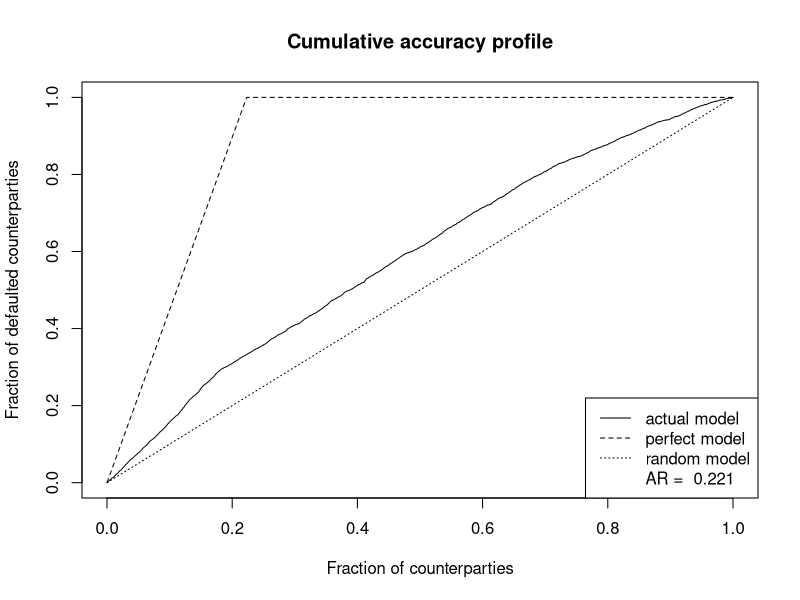
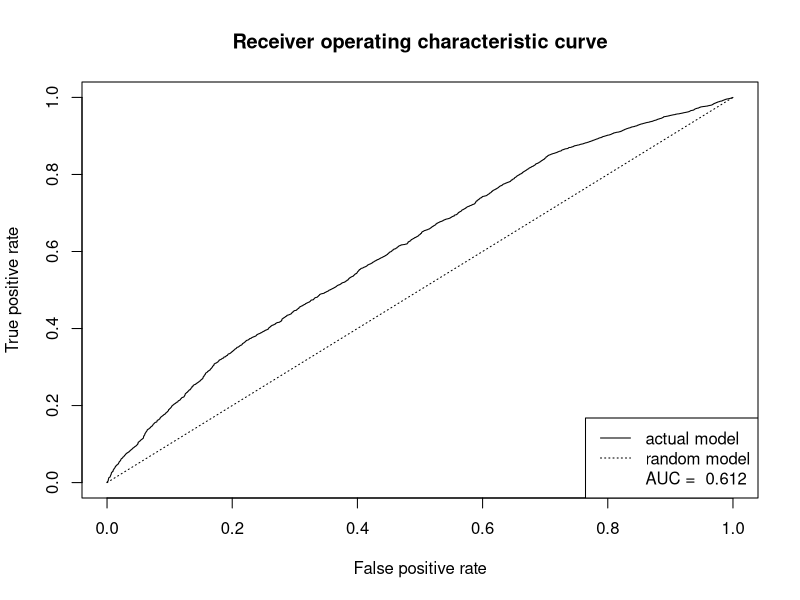
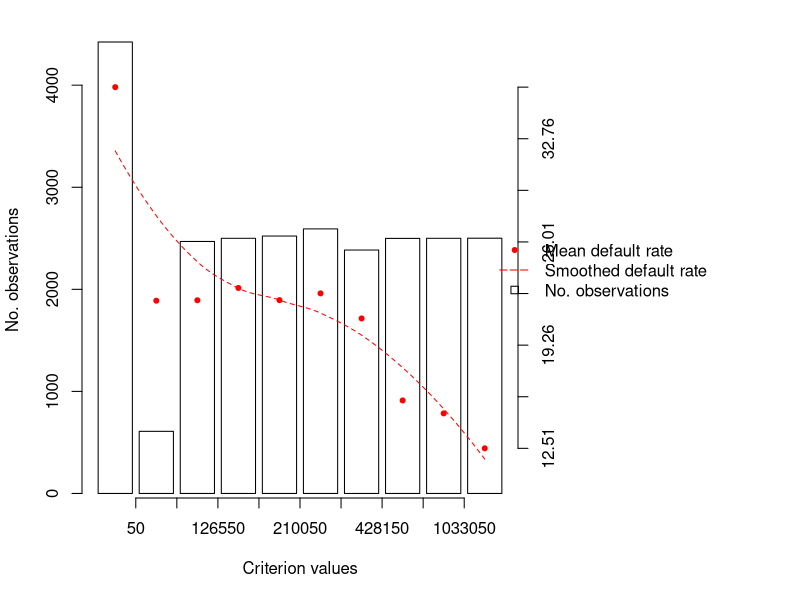
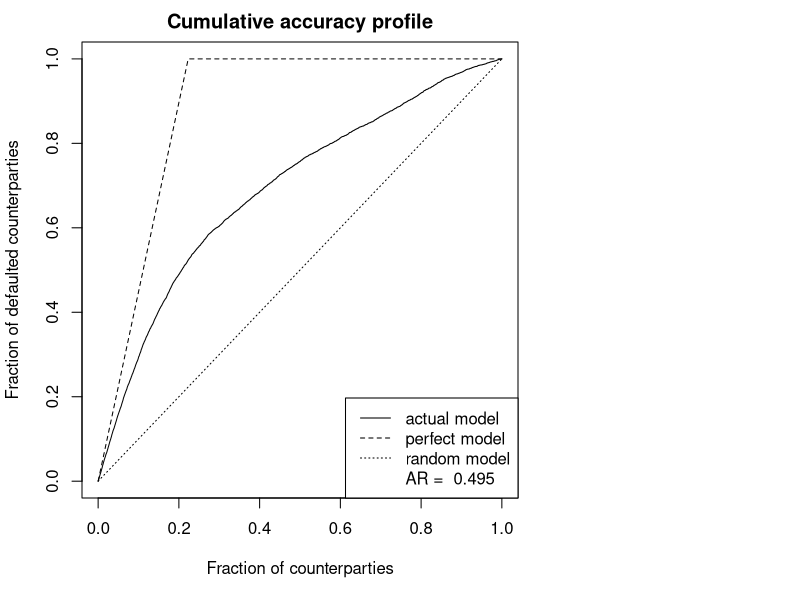
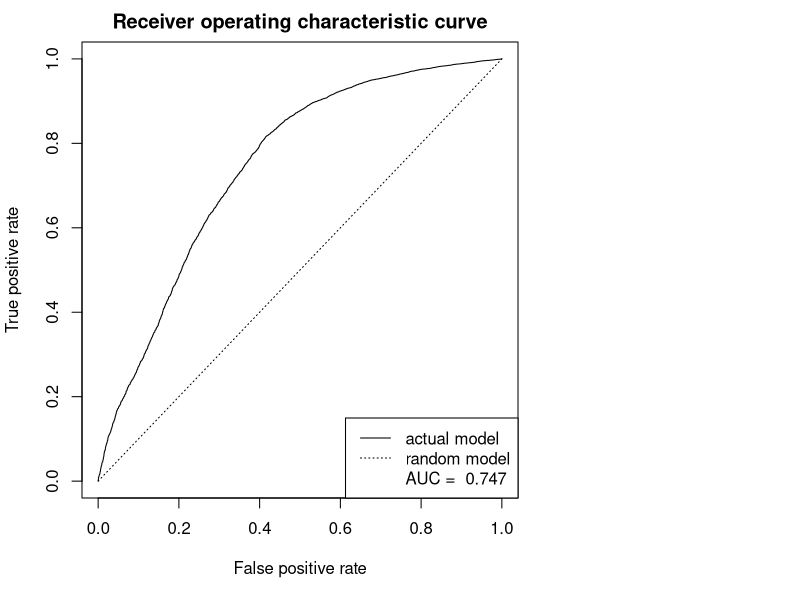
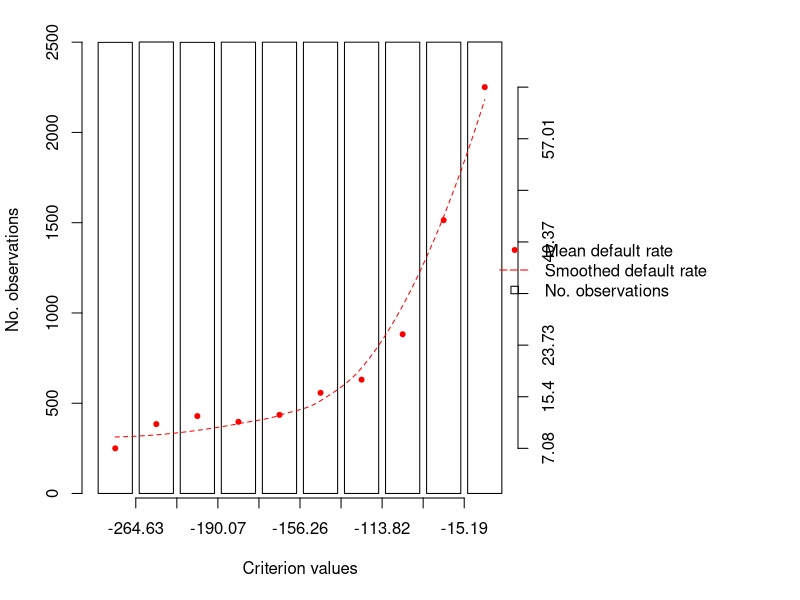

These figures' R source, in order:
setwd("E:/1TB_disk/Dane/Projekty/R_projects/AGH/AGH_walidacja_modeli")
library(zoo)

# read data
trainingData <- read.csv("training_data.csv", row.names = 1)
testData <- read.csv("test_data.csv", row.names = 1)

# linear and log transform functions for plots
lTransform <- function (x,mnEDF,mxEDF,mBIN) 0.1*mBIN + (x-mnEDF)/(mxEDF-mnEDF) * 0.8*mBIN
logTransform <- function (x,mnEDF,mxEDF,mBIN) 0.1*mBIN + log(1+x-mnEDF,5)/log(1+mxEDF-mnEDF,5) * 0.8*mBIN

# Smoothing function
GetLoess <- function(agg,avg,alpha=1,impose_monotonicity=FALSE) {
  x <- 1:length(agg[,"r_bin"])
  if (impose_monotonicity) {y <- rev(forceMonotonicity(rev(as.numeric(agg[,"defaultIndicator"][,"avg"]))))}
  else {y <- as.numeric(agg[,"defaultIndicator"][,"avg"])}
  result <- c(sapply(predict(loess(y~x,span=alpha)),function(x) x),rep(NA,max(agg[,"r_bin"])-length(x)))
  return(result)
}

# plots cumulative accuracy profile
CAP <- function(var, data=trainingData, defaultIndicator = "DEFAULT_PAYMENT_NEXT_MONTH") {
  data[,defaultIndicator] <- as.numeric(data[,defaultIndicator])
  data[,var] <- as.numeric(data[,var])
  
  n <- nrow(data)
  n_d <- sum(data[,defaultIndicator])
  data <- data[order(data[,var]), c(var,defaultIndicator)]
  if (mean(cumsum(data[,defaultIndicator])/n_d)<0.5) {data[,"CAP"] <- cumsum(data[rev(rownames(data)),defaultIndicator])/n_d
  } else {data[,"CAP"] <- cumsum(data[,defaultIndicator])/n_d}
  data[,"FRACTION_CTP"] <- 1:n/n
  data[,"RANDOM_MODEL"] <- data[,"FRACTION_CTP"]
  data[,"PERFECT_MODEL"] <- c(1:n_d , rep(n_d, n-n_d))/n_d
  
  plot(x=data[,"FRACTION_CTP"], y=data[,"CAP"], type="l",xlab="Fraction of counterparties", ylab="Fraction of defaulted counterparties", main="Cumulative accuracy profile" )
  lines(x=data[,"FRACTION_CTP"], y=data[,"RANDOM_MODEL"],lty=3)
  lines(x=data[,"FRACTION_CTP"], y=data[,"PERFECT_MODEL"],lty=2)
  legend("bottomright", lty=c(1,2,3,NA), legend=c("actual model","perfect model", "random model", 
                                                  paste("AR = ",round((mean(data[,"CAP"])-mean(data[,"RANDOM_MODEL"]))/(mean(data[,"PERFECT_MODEL"])-mean(data[,"RANDOM_MODEL"])),3))))
}

# plots receiver operating characteristics curve
ROC <- function(var, data=trainingData, defaultIndicator = "DEFAULT_PAYMENT_NEXT_MONTH") {
  n <- nrow(data)
  n_d <- sum(data[,defaultIndicator])
  data[,defaultIndicator] <- as.numeric(data[,defaultIndicator])
  data <- data[order(data[,var]),]
  if (mean(cumsum(data[,defaultIndicator])/n_d)>0.5) {data <- data[order(data[,var], decreasing=TRUE),]}
  ROC <- data.frame(TPR=cumsum(data[,defaultIndicator])/sum(data[,defaultIndicator]), FPR=cumsum(!data[,defaultIndicator])/sum(!data[,defaultIndicator]))
  AUC <- sum(diff(ROC[,"TPR"])*rollmean(ROC[,"FPR"],2))
  plot(x=ROC[,"TPR"], y=ROC[,"FPR"], main="Receiver operating characteristic curve", type="l", xlab="False positive rate", ylab="True positive rate")
  lines(x=c(0,1),y=c(0,1),lty=3)
  legend("bottomright", lty=c(1,3,NA), legend=c("actual model","random model", paste("AUC = ",round(AUC,3))))
}

# plots average default rate per bin
defaultRatePerBin <- function(var,data=trainingData,defaultIndicator = "DEFAULT_PAYMENT_NEXT_MONTH",nbin=10,span_param=1) {
  data[,defaultIndicator] <- as.numeric(as.character(data[,defaultIndicator]))
  data[,var] <- as.numeric(as.character(data[,var]))
  data <- data[ ! is.na(data[,defaultIndicator]) & ! is.na(data[,var]) , c(defaultIndicator,var) ]
  n = nrow(data)
  names(data)[2] <- "crit"
  data[,"rank"] <- rank(data[,"crit"],ties.method="min")
  data[,"bin"] <- pmin(data[,"rank"] %/% (n/nbin) + 1,nbin)
  data[,"defaultIndicator"] <- data[,defaultIndicator]
  aggrDF <- aggregate(cbind(defaultIndicator,crit) ~ bin, data=data, FUN=function(x) c(count=length(x),avg=100*mean(x),max=100*max(x),min=100*min(x)) )
  aggrDF[,"r_bin"] <- 1:nrow(aggrDF)
  names(aggrDF)[3] <- "crit"
  
  aggrDF[,"Smoothed"] <- GetLoess(aggrDF,alpha=span_param)
  aggrDF[,"SmoothedStandardized"] <- (aggrDF[,"Smoothed"] - mean(aggrDF[,"Smoothed"]) ) / sd(aggrDF[,"Smoothed"])
  
  aggrDF[,"defaultIndicator.avg"] <- aggrDF[,"defaultIndicator"][,"avg"]
  
  linearFit <- lm(defaultIndicator.avg ~ r_bin, aggrDF)
  
  aggrDF[,"linear"] <- linearFit$fitted.values
  mxEDF <- max(aggrDF[,"defaultIndicator.avg"])
  mnEDF <- min(aggrDF[,"defaultIndicator.avg"])
  mBIN <- max(aggrDF[,"defaultIndicator"][,"count"])
  aggrDF[,"tMean"] <- sapply(aggrDF[,"defaultIndicator.avg"], function(x) lTransform(x,mnEDF,mxEDF,mBIN))
  aggrDF[,"tSmoothed"] <- sapply(aggrDF[,"Smoothed"], function(x) lTransform(x,mnEDF,mxEDF,mBIN))
  aggrDF[,"tLinear"] <- sapply(aggrDF[,"linear"], function(x) lTransform(x,mnEDF,mxEDF,mBIN))
  
  par(mar=c(5.1, 4.1, 2.1, 14.1), xpd=TRUE)
  DFPlot <- barplot(	aggrDF[,"defaultIndicator"][,"count"],
                     col="white",
                     xlab="Criterion values", 
                     ylab="No. observations", 
                     main=NULL)
  xMin <- min(DFPlot)
  xMax <- max(DFPlot)
  xs <- seq(xMin,xMax,0.01)
  # lines(x = DFPlot, y=aggrDF[,"tLinear"], col='red', lwd=1,lty=5)
  points(x = DFPlot, y=aggrDF[,"tMean"],col="red",pch=20)
  sm <- loess(aggrDF[,"tSmoothed"] ~ DFPlot)
  lines(x=xs,predict(sm,xs),col="red",lwd=1,lty=2)
  
  axis(4, at = seq(lTransform(mnEDF,mnEDF,mxEDF,mBIN),lTransform(mxEDF,mnEDF,mxEDF,mBIN),length.out=8), labels = round(seq(mnEDF,mxEDF,length.out=8),2))
  
  ThresholdsX <- (DFPlot[2:nrow(aggrDF)] + DFPlot[1:(nrow(aggrDF)-1)]) / 2
  ThresholdsY <- round((aggrDF[2:nrow(aggrDF),"crit"][,"min"] + aggrDF[1:(nrow(aggrDF)-1),"crit"][,"max"]) / 2 , 2)
  
  axis(1, at = ThresholdsX , label = ThresholdsY)
  
  legend("right", 	inset=c(-0.45,0), 
         legend = c(
           "Mean default rate", 
           "Smoothed default rate",
           "No. observations"),
         lwd=c(NA,1,NA), lty=c(NA,5,NA), pch=c(20,NA,0),
         col=c("red","red","black"), bty="n" )
}

# calculate transformed variables
variableTransformBins <- function (var, data=trainingData,defaultIndicator = "DEFAULT_PAYMENT_NEXT_MONTH",nbin=10) {
  data <- data[is.finite(rowSums(data[,c(var,defaultIndicator)])) , c(var,defaultIndicator)]
  data[,"rownames"] <- rownames(data)
  names(data) <- c("crit","defaultIndicator","rownames")
  n = nrow(data)
  data[,"crit"] <- as.numeric(as.character(data[,"crit"]))
  data[,"rank"] <- rank(data[,"crit"],ties.method="min", na.last = "keep")
  data[,"bin"] <- pmin(data[,"rank"] %/% (n/nbin) + 1,nbin)
  aggrDF <- aggregate(cbind(defaultIndicator,crit) ~ bin, data=data, FUN=function(x) c(count=length(x),avg=mean(x),min=min(x),max=max(x)))
  aggrDF[,"r_bin"] <- 1:nrow(aggrDF)
  aggrDF[,"Smoothed"] <- GetLoess(aggrDF)
  aggrDF[,"SmoothedStandardized"] <- (aggrDF[,"Smoothed"] - mean(aggrDF[,"Smoothed"])) / sd(aggrDF[,"Smoothed"])
  aggrDF[,"LThrs"] <- aggrDF[,"crit"][,"min"]
  aggrDF[,"UThrs"] <- aggrDF[,"crit"][,"max"]
  SmoothedDF <- aggrDF[,c("bin","SmoothedStandardized","LThrs","UThrs")]
  data <- merge(data,SmoothedDF, all.x=TRUE)[ , c("SmoothedStandardized","LThrs","UThrs","rownames")]
  data <- data[order(as.numeric(data[,"rownames"])),]
  names(data)[1] <- var
  names(data)[2] <- paste("LThrs",var,sep="_")
  names(data)[3] <- paste("UThrs",var,sep="_")
  return (data[,var]) 
}

# list variables to transform
varNames <- c('LIMIT_BAL','AGE','BILL_AMT1','BILL_AMT2','BILL_AMT3','BILL_AMT4','BILL_AMT5','BILL_AMT6','PAY_AMT1','PAY_AMT2','PAY_AMT3','PAY_AMT4','PAY_AMT5','PAY_AMT6')

# transform variables via bins
trainingData_transformed <- trainingData
trainingData_transformed[,varNames] <- sapply(varNames, function(x) variableTransformBins(x,data=trainingData))

# plot univariate graphs
CAP("PAY_AMT1")
ROC("PAY_AMT1")
defaultRatePerBin("PAY_AMT1")

# estimate the full logit model
fullModel <-glm(DEFAULT_PAYMENT_NEXT_MONTH ~ 1 + LIMIT_BAL + SEX + EDUCATION + MARRIAGE +
                  AGE + PAY_0 + PAY_2 + PAY_3 + PAY_4 + PAY_5 + PAY_6 + BILL_AMT1 +
                  BILL_AMT2 + BILL_AMT3 + BILL_AMT4 + BILL_AMT5 + BILL_AMT6 +
                  PAY_AMT1 + PAY_AMT2 + PAY_AMT3 + PAY_AMT4 + PAY_AMT5 + PAY_AMT6,
                family=binomial(link="logit"),data=trainingData_transformed)

# model summary
summary(fullModel)

# calculate model predictions (score/PD)		
trainingData_transformed[,"model_score"] <- predict(fullModel,trainingData_transformed)
trainingData_transformed[,"predicted_PD"] <- predict(fullModel,trainingData_transformed,type="response")

# has the performance improved?
CAP("model_score",data=trainingData_transformed)
ROC("model_score",data=trainingData_transformed)
defaultRatePerBin("model_score",data=trainingData_transformed)			   
